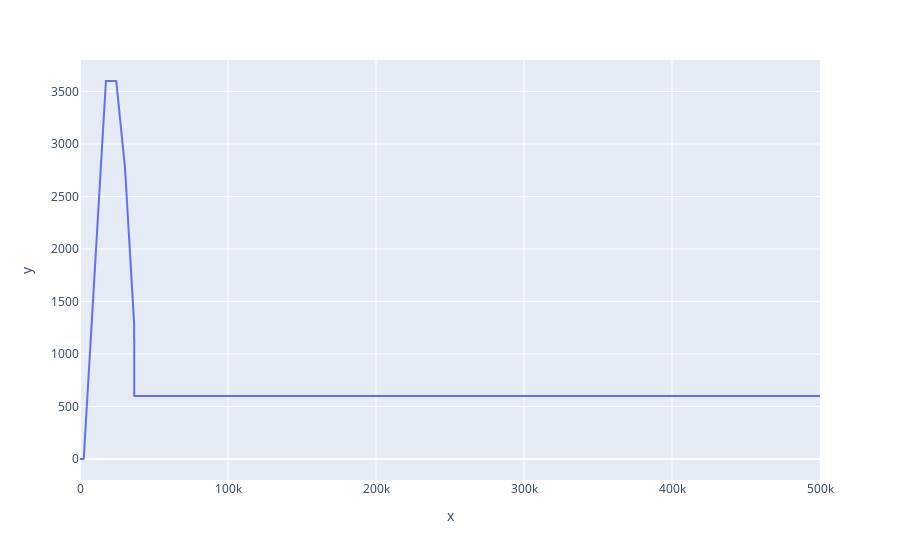

Notebook cell for this chart:
### Code cell
px.line(x=wide.index, y=wide.net_income_diff)

### Figure 1 — Plotly figure (JSON) as saved in the notebook; plotly's stock layout.template omitted (floating-point values rounded to 4 significant figures; data arrays with more than 128 entries replaced by an {"elided": "..."} marker saying what was removed)
{"data": [{"hovertemplate": "x=%{x}<br>y=%{y}<extra></extra>", "legendgroup": "", "line": {"color": "#636efa", "dash": "solid"}, "marker": {"symbol": "circle"}, "mode": "lines", "name": "", "showlegend": false, "type": "scattergl", "x": {"elided": "5001 int values"}, "xaxis": "x", "y": {"elided": "5001 float values"}, "yaxis": "y"}], "layout": {"legend": {"tracegroupgap": 0}, "margin": {"t": 60}, "xaxis": {"anchor": "y", "domain": [0, 1], "title": {"text": "x"}}, "yaxis": {"anchor": "x", "domain": [0, 1], "title": {"text": "y"}}}}
